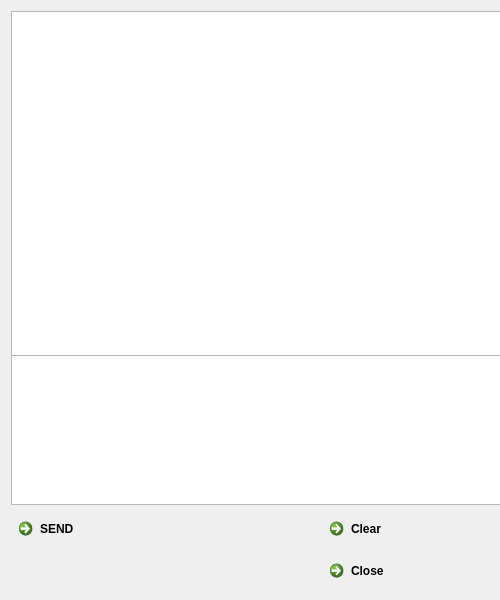
<?xml version="1.0" encoding="UTF-8"?>
<ui version="4.0">
 <class>Widget</class>
 <widget class="QWidget" name="Widget">
  <property name="geometry">
   <rect>
    <x>0</x>
    <y>0</y>
    <width>500</width>
    <height>600</height>
   </rect>
  </property>
  <property name="sizePolicy">
   <sizepolicy hsizetype="Fixed" vsizetype="Fixed">
    <horstretch>0</horstretch>
    <verstretch>0</verstretch>
   </sizepolicy>
  </property>
  <property name="minimumSize">
   <size>
    <width>500</width>
    <height>600</height>
   </size>
  </property>
  <property name="maximumSize">
   <size>
    <width>500</width>
    <height>600</height>
   </size>
  </property>
  <property name="windowTitle">
   <string>Widget</string>
  </property>
  <widget class="QWidget" name="formLayoutWidget">
   <property name="geometry">
    <rect>
     <x>0</x>
     <y>0</y>
     <width>501</width>
     <height>600</height>
    </rect>
   </property>
   <layout class="QGridLayout" name="layout">
    <item row="0" column="0" colspan="3">
     <widget class="QTextBrowser" name="responseBrowser">
      <property name="minimumSize">
       <size>
        <width>499</width>
        <height>350</height>
       </size>
      </property>
      <property name="maximumSize">
       <size>
        <width>499</width>
        <height>350</height>
       </size>
      </property>
      <property name="font">
       <font>
        <pointsize>11</pointsize>
        <italic>true</italic>
       </font>
      </property>
      <property name="mouseTracking">
       <bool>true</bool>
      </property>
      <property name="whatsThis">
       <string>Response from server</string>
      </property>
      <property name="undoRedoEnabled">
       <bool>false</bool>
      </property>
     </widget>
    </item>
    <item row="4" column="2">
     <widget class="QCommandLinkButton" name="closeBtn">
      <property name="text">
       <string>Close</string>
      </property>
      <property name="icon">
       <iconset resource="res/res.qrc">
        <normaloff>:/img/img/close.png</normaloff>:/img/img/close.png</iconset>
      </property>
     </widget>
    </item>
    <item row="4" column="1">
     <spacer name="spaser">
      <property name="orientation">
       <enum>Qt::Horizontal</enum>
      </property>
      <property name="sizeHint" stdset="0">
       <size>
        <width>40</width>
        <height>20</height>
       </size>
      </property>
     </spacer>
    </item>
    <item row="1" column="0" colspan="3">
     <widget class="QPlainTextEdit" name="requestEditor">
      <property name="minimumSize">
       <size>
        <width>499</width>
        <height>150</height>
       </size>
      </property>
      <property name="maximumSize">
       <size>
        <width>499</width>
        <height>150</height>
       </size>
      </property>
      <property name="font">
       <font>
        <pointsize>11</pointsize>
       </font>
      </property>
      <property name="mouseTracking">
       <bool>true</bool>
      </property>
      <property name="tabChangesFocus">
       <bool>true</bool>
      </property>
      <property name="plainText">
       <string/>
      </property>
      <property name="placeholderText">
       <string>Write a request here...</string>
      </property>
     </widget>
    </item>
    <item row="3" column="0" colspan="2">
     <widget class="QCommandLinkButton" name="sendBtn">
      <property name="text">
       <string>SEND</string>
      </property>
      <property name="checkable">
       <bool>false</bool>
      </property>
      <property name="autoDefault">
       <bool>false</bool>
      </property>
     </widget>
    </item>
    <item row="3" column="2">
     <widget class="QCommandLinkButton" name="clearBtn">
      <property name="text">
       <string>Clear</string>
      </property>
      <property name="icon">
       <iconset resource="res/res.qrc">
        <normaloff>:/img/img/clear_left.png</normaloff>:/img/img/clear_left.png</iconset>
      </property>
     </widget>
    </item>
   </layout>
  </widget>
 </widget>
 <layoutdefault spacing="6" margin="11"/>
 <resources>
  <include location="res/res.qrc"/>
 </resources>
 <connections>
  <connection>
   <sender>clearBtn</sender>
   <signal>clicked()</signal>
   <receiver>requestEditor</receiver>
   <slot>clear()</slot>
   <hints>
    <hint type="sourcelabel">
     <x>376</x>
     <y>552</y>
    </hint>
    <hint type="destinationlabel">
     <x>185</x>
     <y>409</y>
    </hint>
   </hints>
  </connection>
  <connection>
   <sender>closeBtn</sender>
   <signal>clicked()</signal>
   <receiver>Widget</receiver>
   <slot>close()</slot>
   <hints>
    <hint type="sourcelabel">
     <x>388</x>
     <y>569</y>
    </hint>
    <hint type="destinationlabel">
     <x>287</x>
     <y>596</y>
    </hint>
   </hints>
  </connection>
  <connection>
   <sender>clearBtn</sender>
   <signal>clicked()</signal>
   <receiver>responseBrowser</receiver>
   <slot>clear()</slot>
   <hints>
    <hint type="sourcelabel">
     <x>432</x>
     <y>535</y>
    </hint>
    <hint type="destinationlabel">
     <x>423</x>
     <y>208</y>
    </hint>
   </hints>
  </connection>
 </connections>
</ui>
